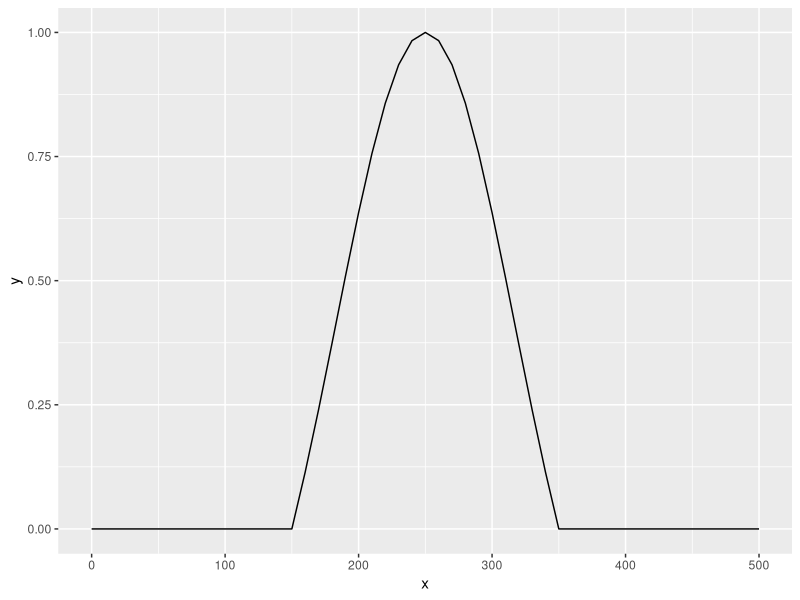
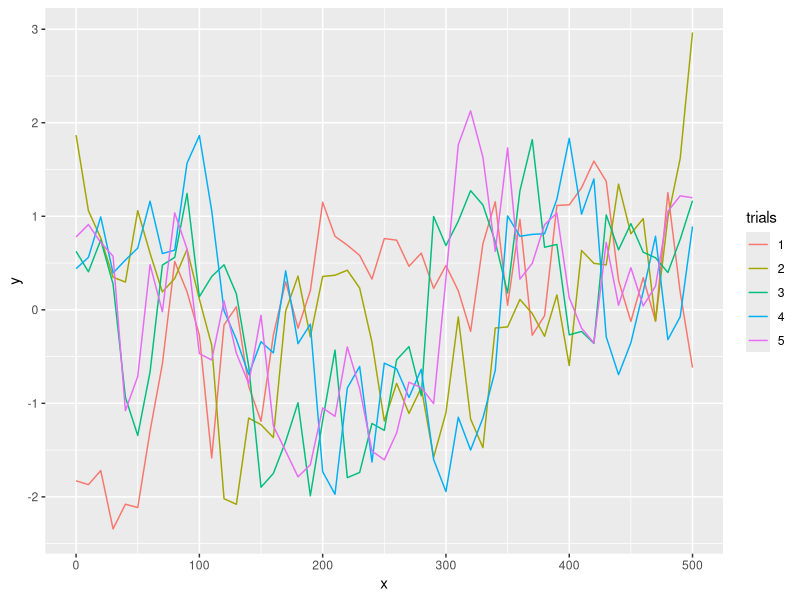
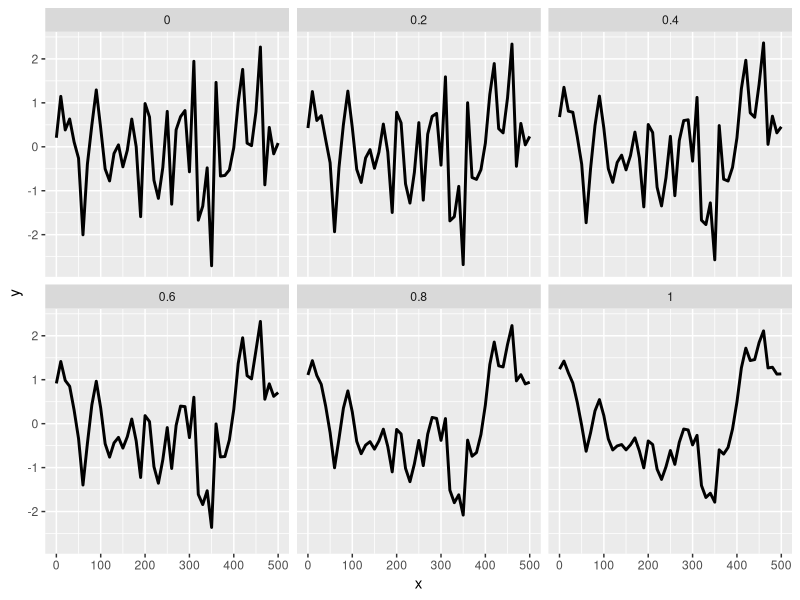
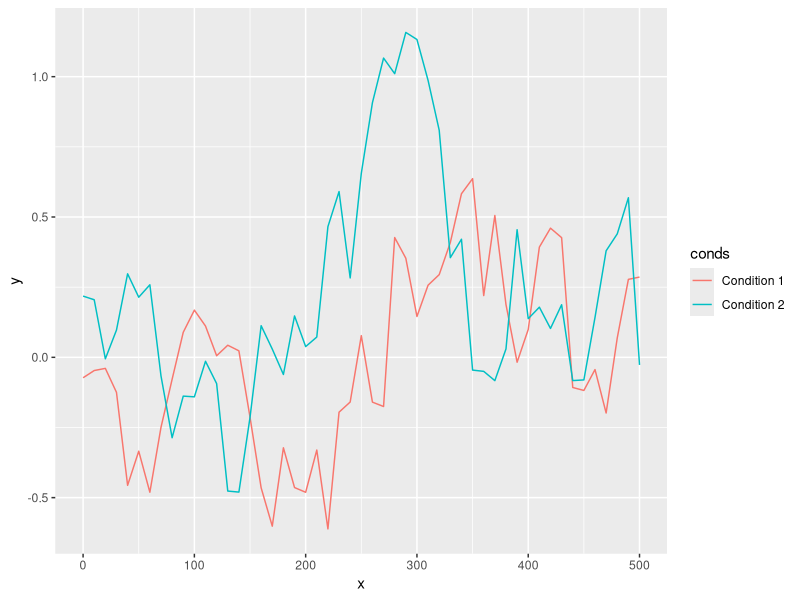
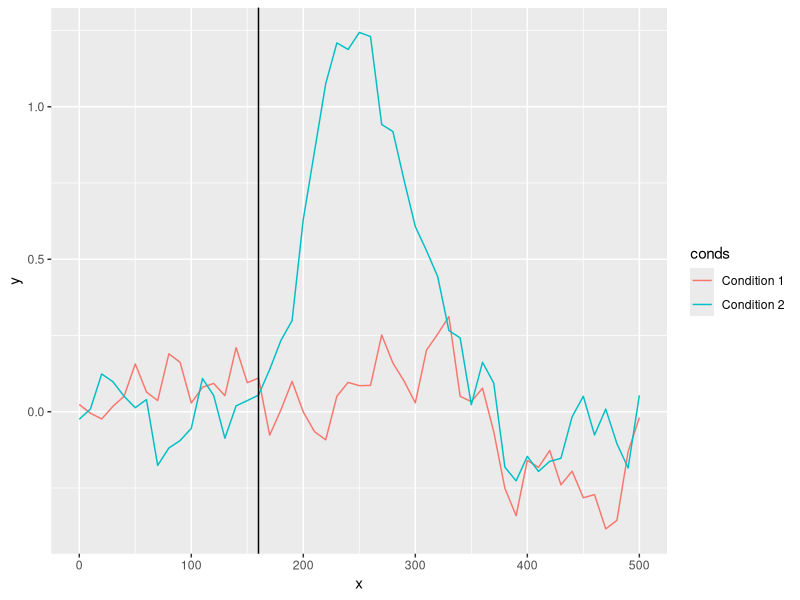
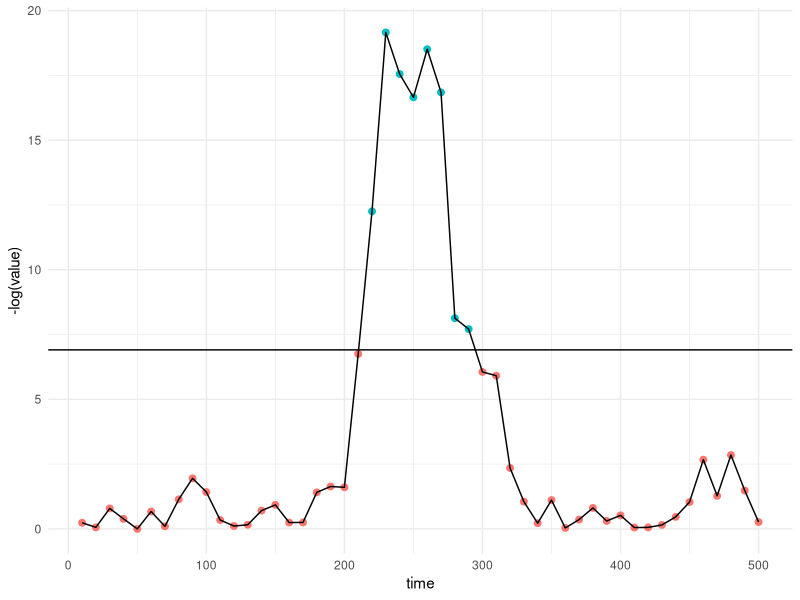
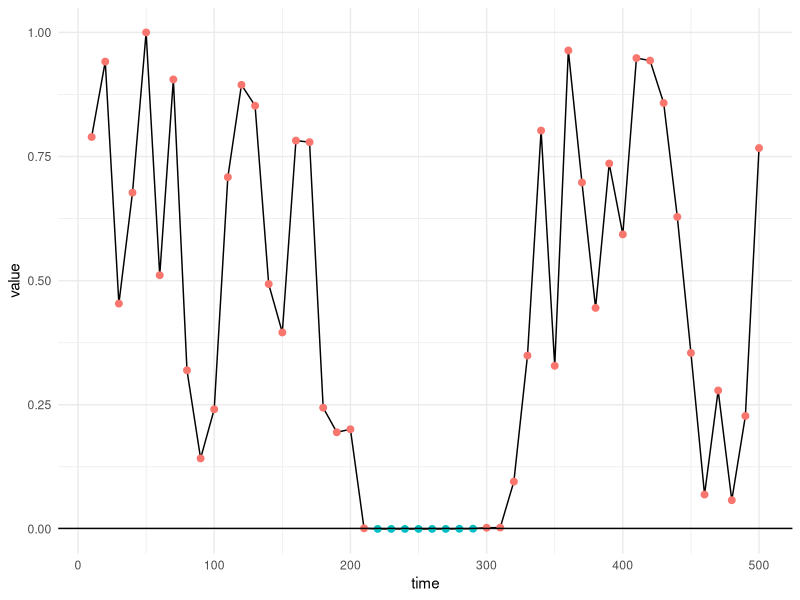
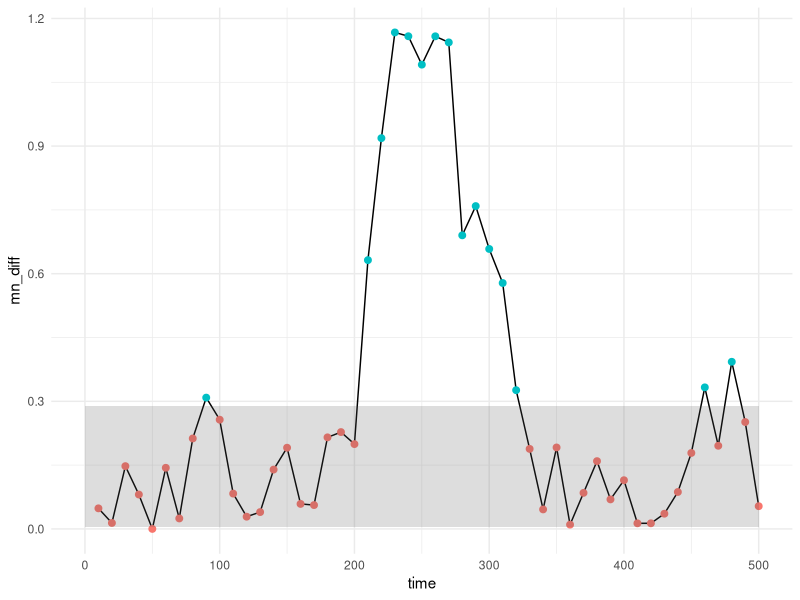

The R script that drew these images, in order:
## ---- chunk 1
knitr::opts_chunk$set(echo = TRUE)
## ---- chunk 2
library(ggplot2)
library(tibble)
library(tidyverse)
#library(primer) # for one_over_f function
# library(permuco)
## ---- chunk 3
one_over_f <- function(gamma = 1, N = 200, outvar = 1){
    N.2 <- N/2
    sine.waves <- matrix(NA, nrow = N, ncol = N.2)
    steps = 2 * pi * (1:N)/N
    phase <- stats::runif(N.2, 0, 2 * pi)
    for (i in 1:N.2) {
        freq <- i
        weight <- 1/(freq^gamma)
        y <- weight * sin(freq * steps + phase[i])
        sine.waves[, i] <- y
    }
    out <- rowSums(sine.waves)
    # force var = outvar and mean = 0
    out <- out - mean(out);
    out <- out / sd(out);
    out <- out * sqrt(outvar);
    return(out)
}
## ---- chunk 4
# true onset = 160 ms, F=17, max at F=26
true_onset <- 160
Xf <- seq(0, 500, 10)
Nf <- length(Xf)
temp1 <- vector(mode = "numeric", length = Nf)
erp <- dnorm(seq(-1.5, 1.5, length.out=21), 0, 1)
erp <- erp - min(erp)
erp <- erp / max(erp)
temp2 <- c(rep(0, 15), erp, rep(0, 15))
## ---- chunk 5
df <- tibble(x = Xf,
             y = temp2)
ggplot(df, aes(x, y)) +
  geom_line()
## ---- chunk 6
Nt <- 5 # number of trials
gsp <- 0.7 # gamma spectral power
resmat <- matrix(data = 0, nrow = Nt, ncol = Nf)
for(T in 1:Nt){
  resmat[T,] <- one_over_f(gamma = gsp, Nf)
}



df <- tibble(x = rep(Xf, each = Nt),
             y = as.vector(resmat),
             trials = factor(rep(seq(1,Nt), Nf)))
ggplot(df, aes(x, y, group = trials, colour = trials)) +
  geom_line()
## ---- chunk 7
gsp <- seq(0, 1, 0.2) # gamma spectral power
outvar <- 1 # noise variance
Nt <- length(gsp)
resmat <- matrix(data = 0, nrow = Nt, ncol = Nf)
for(T in 1:Nt){
  set.seed(1) # same random seed to better compare trials
  resmat[T,] <- one_over_f(gamma = gsp[T], Nf, outvar = outvar)
}



df <- tibble(x = rep(Xf, each = Nt),
             y = as.vector(resmat),
             gamma = factor(rep(gsp, Nf)))
ggplot(df, aes(x, y, group = gamma)) +
  geom_line(size = 1) +
  # scale_colour_viridis_d(end = 0.95)
  facet_wrap(vars(gamma))
## ---- chunk 8
# set.seed(666)
gsp <- 0.7 # gamma spectral power
outvar <- 0.1 # noise variance
cond2 <- temp2 + one_over_f(gamma = gsp, Nf, outvar = outvar)
cond1 <- temp1 + one_over_f(gamma = gsp, Nf, outvar = outvar)



df <- tibble(x = rep(Xf,2),
             y = c(cond1, cond2),
             conds = factor(rep(c("Condition 1", "Condition 2"), each = Nf)))
ggplot(df, aes(x, y, colour = conds)) +
  geom_line()



# Nt <- 12
# resmat.sig <- matrix(data = 0, nrow = Nt, ncol = Nf)
# resmat.noi <- matrix(data = 0, nrow = Nt, ncol = Nf)
# for(T in 1:Nt){
#   resmat.sig[T,] <- temp2 + one_over_f(gamma = gsp, Nf, outvar = outvar)
#   resmat.noi[T,] <- temp1 + one_over_f(gamma = gsp, Nf, outvar = outvar)
# }
#
# df <- tibble(x = rep(rep(Xf, each = Nt),2),
#              y = c(as.vector(resmat.sig), as.vector(resmat.noi)),
#              trials = factor(rep(1:Nt, Nf*2)),
#              cat = factor(rep(c("Signal", "Noise"), each = Nt*Nf)))
# ggplot(df, aes(x, y, group = trials, colour = cat)) +
#   geom_line(size = 1) +
#   facet_wrap(vars(trials))
## ---- chunk 9
# set.seed(666)
Nt <- 50 # number of trials
gsp <- 0.7 # gamma spectral power
outvar <- 1 # noise variance
cond1 <- matrix(0, nrow = Nt, ncol = Nf)
cond2 <- matrix(0, nrow = Nt, ncol = Nf)
for(t in 1:Nt){
cond2[t,] <- temp2 + one_over_f(gamma = gsp, Nf, outvar = outvar)
cond1[t,] <- temp1 + one_over_f(gamma = gsp, Nf, outvar = outvar)  
}
cond1_mn <- apply(cond1, 2, mean)
cond2_mn <- apply(cond2, 2, mean)



df <- tibble(x = rep(Xf,2),
             y = c(cond1_mn, cond2_mn),
             conds = factor(rep(c("Condition 1", "Condition 2"), each = Nf)))
ggplot(df, aes(x, y, colour = conds)) +
  geom_line() +
  geom_vline(xintercept = true_onset)
## ---- chunk 10
p_values <- array(NA, Nt)
mn_values <- array(NA, Nt) # mean difference values

for(t in 1:Nt){
  t_test_values <- t.test(cond1[,t], cond2[,t], var.equal = FALSE)
  p_values[t] <- t_test_values[["p.value"]]
  mn_values[t] <- abs(t_test_values[["estimate"]][[1]] - t_test_values[["estimate"]][[2]])
}

t_test_df <- tibble(
  value = p_values, 
  time = Xf[-1],
  mn_diff = mn_values
  )

rope_noise <- quantile(mn_values[1:16], probs = c(0.025, 0.975)) # from 10-160 milliseconds - pre-stimulus
## ---- chunk 11
t_test_df |> 
  ggplot(aes(x = time, y = -log(value)))+
  geom_point(aes(colour = value < (0.05/ Nt)), show.legend = F, size = 2)+
  geom_line() +
  geom_hline(aes(yintercept = -log(0.05/ Nt)))+
  theme_minimal()


t_test_df |> 
  ggplot(aes(x = time, y = value))+
  geom_line()+
  geom_point(aes(colour = value < (0.05/ Nt)), show.legend = F, size = 2)+
  geom_hline(aes(yintercept = 0.05/ Nt))+
  theme_minimal()
## ---- chunk 12
t_test_df |> 
  ggplot(aes(x = time, y = mn_diff))+
  geom_line()+
  geom_point(aes(colour = mn_diff > rope_noise[2]), size = 2, show.legend = F)+
  theme_minimal()+
  annotate("rect", 
           xmin = 0, 
           xmax = max(t_test_df$time), 
           ymin = rope_noise[1], 
           ymax = rope_noise[2], 
           alpha = .2)


